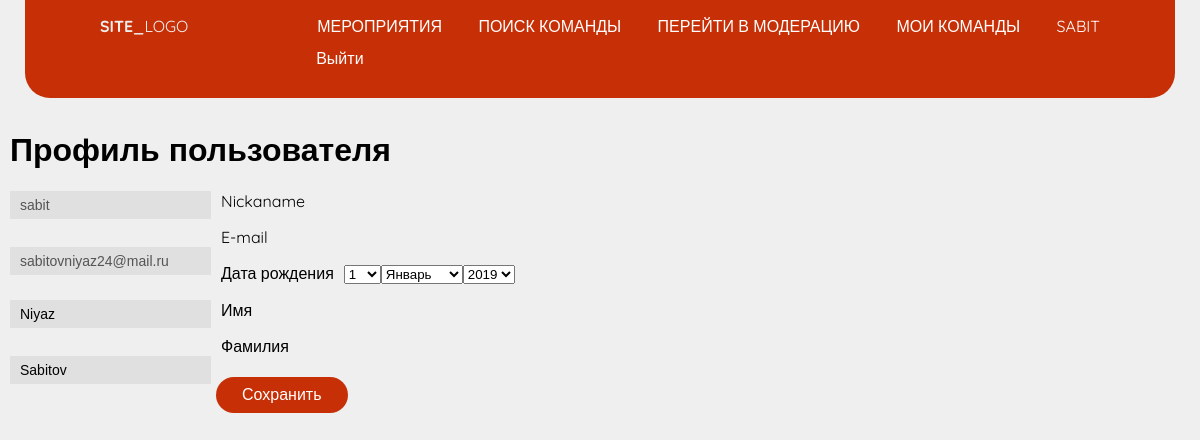
The page /account/profile/ (signed in) on the database its author committed.
### account/models.py (models this page shows, shortened)
class User(AbstractUser):
    GENDER_CHOICES = [
        ('M', 'Male'),
        ('F', 'Female'),
    ]
    name = models.CharField(max_length=100, null=False)
    email = models.EmailField(unique=True, null=False)
    date_birth = models.DateField(blank=True, null=True, verbose_name='Дата рождения')
    gender = models.CharField(max_length=1, choices=GENDER_CHOICES, null=True, blank=True)
    id = models.UUIDField(default=uuid.uuid4, unique=True,
                          primary_key=True, editable=False)
    USERNAME_FIELD = 'email'
    REQUIRED_FIELDS = ["username"]

### account/views.py (the view, shortened to what this page needs)
# urls.py: path('profile/', ProfileUser.as_view(), name='profile'),
class ProfileUser(LoginRequiredMixin, UpdateView):
    model = get_user_model()
    form_class = ProfileUserForm
    template_name = 'account/profile.html'
    extra_context = {
        'title': 'Профиль пользователя',
    }
    def get_object(self, queryset=None):
        return self.request.user # текущий пользователь

### account/forms.py
class ProfileUserForm(forms.ModelForm):
    username = forms.CharField(disabled=True, widget=forms.TextInput(attrs={'class': 'form-input'}), label='Nickaname')
    email = forms.CharField(disabled=True, required=False, widget=forms.TextInput(attrs={'class': 'form-input'}), label='E-mail')
    this_year = datetime.date.today().year
    date_birth = forms.DateTimeField(widget=forms.SelectDateWidget(years=tuple(range(this_year-5, this_year-100, -1))),
                                     label='Дата рождения')
    class Meta:
        model = get_user_model()
        fields = ('username', 'email',  'date_birth', 'first_name', 'last_name')
        labels = {
            'first_name': 'Имя',
            'last_name': 'Фамилия',
        }
        widgets = {
            'first_name': forms.TextInput(attrs={'class': 'form-input'}),
            'last_name': forms.TextInput(attrs={'class': 'form-input'}),
        }

### account/templates/account/profile.html (shortened to what this page needs)
{% extends 'base.html' %}
{% block header %}
    {% include "event/includes/header.html" %}
{% endblock %}
{% block content %}
    <h1>{{ title }}</h1>
    <form method="post" enctype="multipart/form-data">
        {% include 'account/includes/for_cycle_form.html' %}
        <p><button type="submit">Сохранить</button></p>
    </form>
{% endblock %}

### event/templates/event/includes/header.html (shortened to what this page needs)
{% load static %}
<header>
    <div class="wrapper">
        <h1 class="logo">Site_<span>Logo</span></h1>
        <nav class="main-nav">
            <ul>
                <li><a href="{% url 'posts' %}">Мероприятия</a></li>
                <li><a href="{% url 'team_search' %}">Поиск команды</a></li>
                {% if user.is_authenticated %}
                    {% if user.is_superuser %}
                        <li><a href="/admin/" class="btn btn-primary">Перейти в модерацию</a></li>
                    {% endif %}
                    <li><a href="{% url 'my_teams' %}">Мои команды</a></li>
                    <li><a href="{% url 'account:profile' %}">{{ user.username }}</a></li>
                    <form method="post" action="{% url 'account:logout' %}">
                        <button type="submit">Выйти</button>
                    </form>
                {% else %}
                    <li><a href="{% url 'account:login' %}">Вход</a></li>
                {% endif %}
            </ul>
        </nav>
    </div>
</header>

### account/templates/account/includes/for_cycle_form.html (shortened to what this page needs)
{% for f in form %}
    <p><label class="form-label" for="{{ f.id_for_label }}">{{ f.label }}</label>{{ f }}</p>
{% endfor %}

### static/css/base.css (style rules this page uses)
:root { --main-color: #C73006; --second-color: #efefef; --breadcrumbs-fg: #464655; }
body { margin: 0; padding: 0; background: var(--second-color); font-family: 'QuickSand', sans-serif; }
.wrapper { width: 95%; max-width: 1000px; margin: 0 auto; }
header { background: var(--main-color); color: var(--second-color); position: relative; padding: 1em 0; margin: 0px 25px 0px 25px; border-radius: 0px 0px 25px 25px; }
header::after { content: ""; clear: both; display: block; }
.logo { float: left; font-size: 1rem; margin: 0; text-transform: uppercase; font-weight: 700; }
.logo span { font-weight: 400; }
.main-nav { position: absolute; top: 100%; right: 0; left: 0; background: var(--breadcrumbs-fg); height: 0; overflow: hidden; }
.main-nav ul { margin: 0; padding: 0; list-style: none; }
.main-nav li { border-bottom: 1px solid #575766; }
.main-nav a { color: white; display: block; padding: 1em 1em; text-decoration: none; text-transform: uppercase; }
@media only screen and (min-width: 800px) { .main-nav { height: auto; position: relative; background: transparent; float: right; } }
@media only screen and (min-width: 800px) { .main-nav li { display: inline-block; border: none; } }
@media only screen and (min-width: 800px) { .main-nav a { padding: 0; margin-left: 2em; } }
button { background-color: var(--main-color) !important; margin: 5px; border: none; color: white; padding: 9px 26px; text-align: center; text-decoration: none; display: inline-block; font-size: 16px; border-radius: 20px; }
input.form-input, textarea.form-input { clear: both; float: left; margin: 0 0 10px; background: rgba(184, 184, 184, 0.28); border: 0; padding: 6px 10px; font-size: 14px; }
label.form-label { padding: 10px; }
a { color: white; text-decoration: none; }

### rows shown on the page
User: username "SABIT", form "sabit" "sabitovniyaz24@mail.ru" "Niyaz" "Sabitov"

### other values the page prints
{{ title }} "Профиль пользователя"
{{ f.label }} "Nickaname" "E-mail" "Дата рождения" "Имя" "Фамилия"
